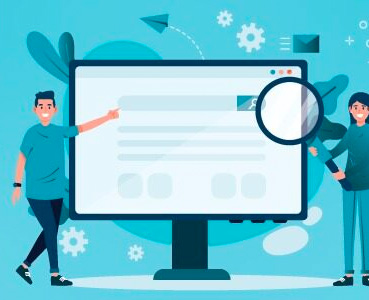
#> input picture 02 Geometric Transformations/Test_Image.jpg, 369 x 300 px, found by its file name
$ python IM_Apply_Transformation_1.py
#> lines starting #> are read from the running program, lines starting #| are printed output that depends on the picture
import cv2
import numpy as np
from scipy import ndimage

image = cv2.imread('02 Geometric Transformations/Test_Image.jpg', cv2.IMREAD_ANYCOLOR)
#> image is the input picture: shape (300, 369, 3); mean B, G, R 213, 196.9, 112.8
#image = cv2.imread('02 Geometric Transformations/Test_Image.jpg', cv2.IMREAD_GRAYSCALE)


cv2.namedWindow("MAIN",cv2.WINDOW_AUTOSIZE)

# Check if the image was loaded successfully
if image is None:
    print("Error: Image not found or unable to read.")
else:
    # Display the image in a window named "Image Display"
    cv2.imshow('MAIN', image)


    ###### Scaling #####
    scale_half = cv2.resize(image, None, fx=0.5, fy=0.5)
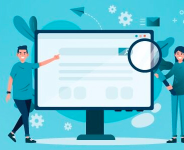
#> scale_half: shape (150, 184, 3); mean B, G, R 213.2, 197.1, 113.2
    scale_double = cv2.resize(image, None, fx=2, fy=2)
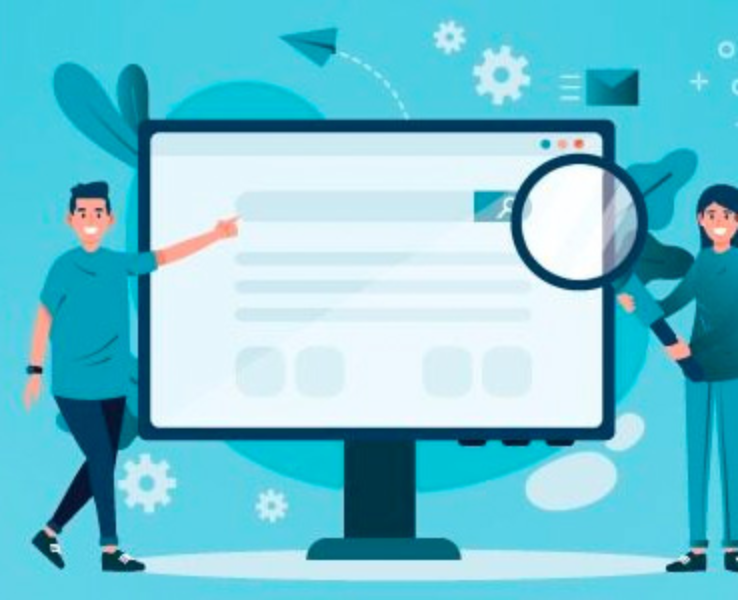
#> scale_double: shape (600, 738, 3); mean B, G, R 213, 196.8, 112.8

    new_width = 600
    new_height = 500
    scale_200_200 = cv2.resize(image,(new_width,new_height))

    cv2.imshow("Half Size", scale_half)
    cv2.imshow("Double Size", scale_double)
    cv2.imshow("scale_200_200", scale_200_200)

    #### Rotation ######

    # 1.Get image center
    (h, w) = image.shape[:2]
#> h = 300; w = 369
    center = (w // 2, h // 2)
#> center = (184, 150)

    # 2.Rotation matrices
    rotate_45 = cv2.getRotationMatrix2D(center, 45, 1)
    rotate_90 = cv2.getRotationMatrix2D(center, 90, 1)
#> rotate_90 = [[6.12e-17, 1, 34], [-1, 6.12e-17, 334]]

    # 3.Apply rotation
    rotated_45 = cv2.warpAffine(image, rotate_45, (w, h))
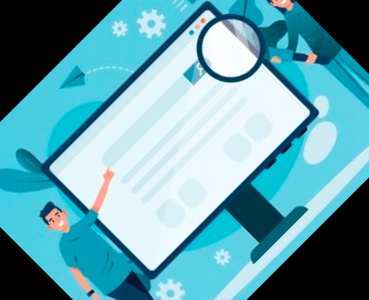
#> rotated_45: shape (300, 369, 3); mean B, G, R 174.1, 161.7, 99.3
    rotated_90 = cv2.warpAffine(image, rotate_90, (w, h))
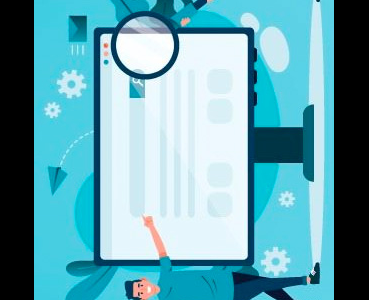
#> rotated_90: shape (300, 369, 3); mean B, G, R 175.2, 162.8, 101

    cv2.imshow("Rotated 45", rotated_45)
    cv2.imshow("Rotated 90", rotated_90)


    ### Translation ##########
    # Translation matrix

    tx = 100   # shift right
    ty = 50    # shift down

    translation_matrix = np.float32([
        [1, 0, tx],
        [0, 1, ty]
        ])

    translated = cv2.warpAffine(image, translation_matrix, (image.shape[1], image.shape[0]))
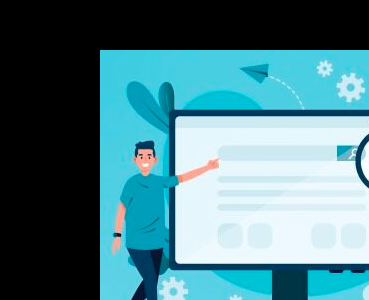
#> translated: shape (300, 369, 3); mean B, G, R 132.2, 123, 75.8

    cv2.imshow("Translated Image", translated)

# Wait for a key press indefinitely until a key is pressed
cv2.waitKey(0)

    # Close all the image windows
cv2.destroyAllWindows()
